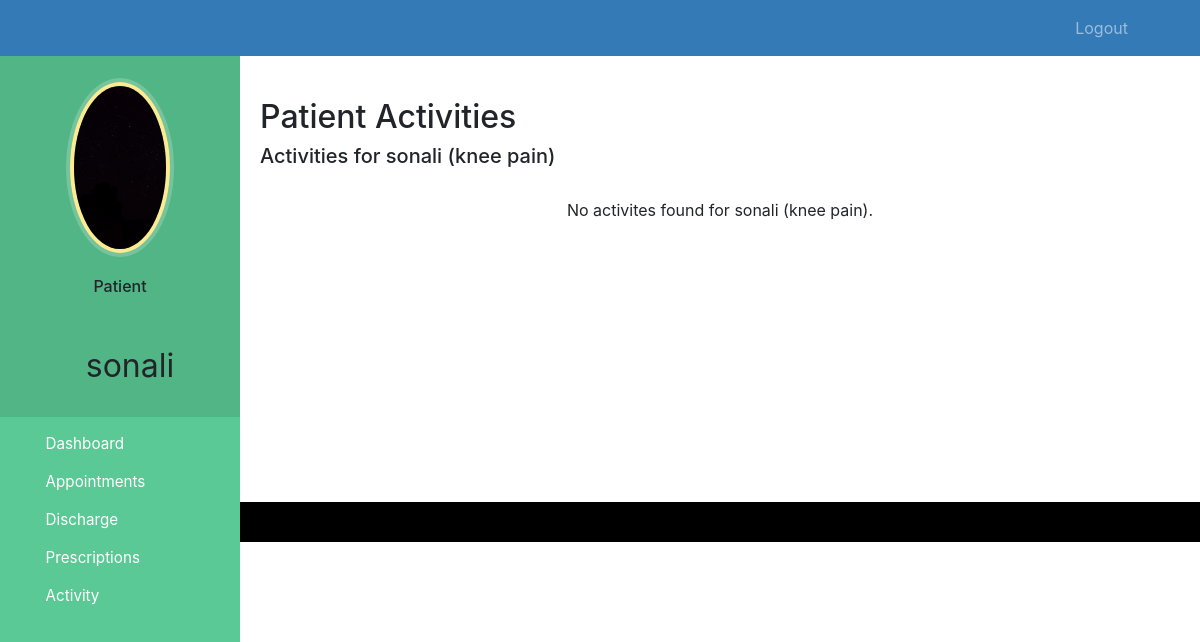
/patient-activity (signed in), run on an earlier commit of the app's database.
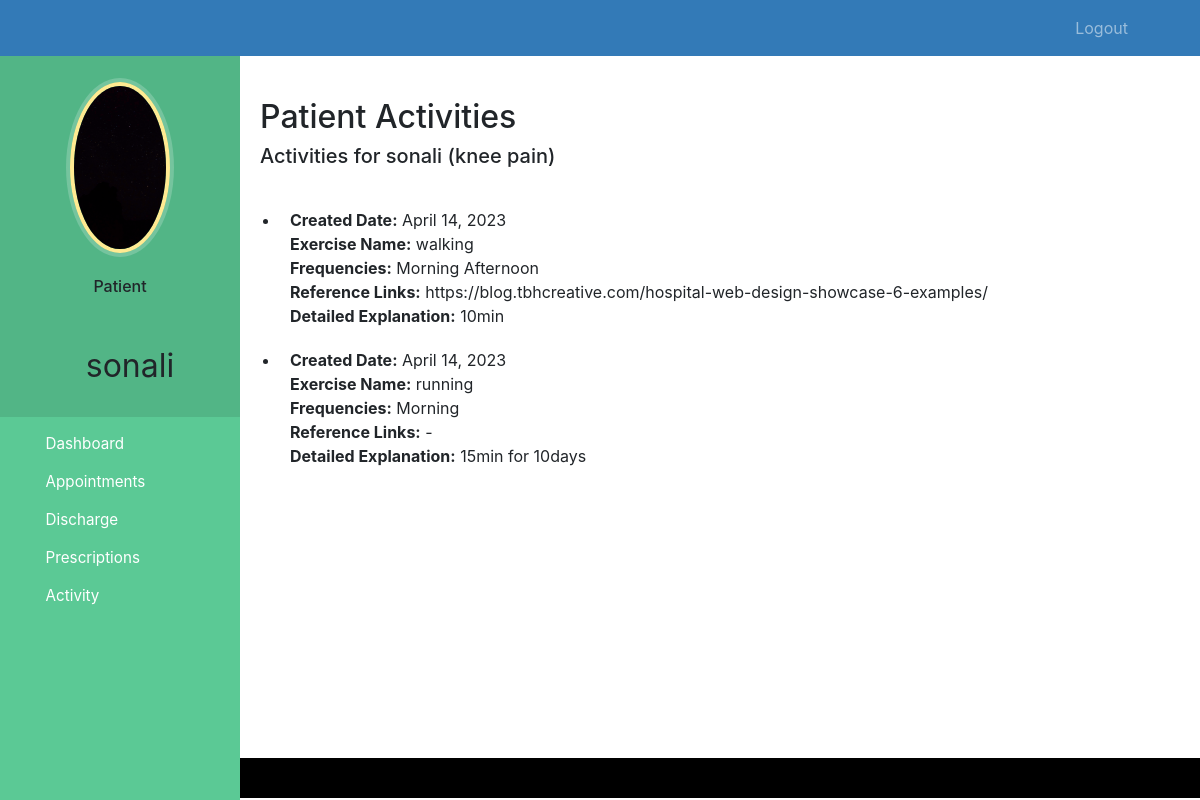
And on a later commit of the database.
### hospital/models.py (models this page shows, shortened)
class Patient(models.Model):
    user=models.OneToOneField(User,on_delete=models.CASCADE)
    profile_pic= models.ImageField(upload_to='profile_pic/PatientProfilePic/',null=True,blank=True)
    address = models.CharField(max_length=40)
    mobile = models.CharField(max_length=20,null=False)
    symptoms = models.CharField(max_length=100,null=False)
    assignedDoctorId = models.PositiveIntegerField(null=True)
    admitDate=models.DateField(auto_now=True)
    status=models.BooleanField(default=False)
    def __str__(self):
        return self.user.first_name+" ("+self.symptoms+")"

class Activity(models.Model):   #dr activity form#
    patient = models.ForeignKey(Patient, on_delete=models.CASCADE)
    exercise_name = models.CharField(max_length=500)
    frequency_morning = models.BooleanField(default=False)
    frequency_afternoon = models.BooleanField(default=False)
    frequency_night = models.BooleanField(default=False)
    referencelink= models.CharField(max_length=500)
    detailedexplanation = models.TextField()
    created_date = models.DateField(auto_now_add=True)

### hospital/views.py (the view)
# urls.py: path('patient-activity', views.patient_activity_view,name='patient-activity'),
@login_required(login_url='patientlogin')
@user_passes_test(is_patient)
def patient_activity_view(request):
    patients=models.Patient.objects.get(user_id=request.user.id) #for profile picture of patient in sidebar
    patient = models.Patient.objects.get(user=request.user)
    activities = models.Activity.objects.filter(patient=patient).order_by('created_date')
    return render(request, 'hospital/patient_activity.html',{'patients': patients, 'patient': patient, 'activities': activities})

### hospital/views.py (called while the page is built)
def is_patient(user):
    return user.groups.filter(name='PATIENT').exists()

### templates/hospital/patient_activity.html (shortened to what this page needs)
{% extends 'hospital/patient_base.html' %}
{% load static %}
{% block content %}
<head>
    <link rel="stylesheet" href="https://stackpath.bootstrapcdn.com/bootstrap/4.3.1/css/bootstrap.min.css">
</head>
<h2>Patient Activities</h2>
<h5>Activities for {{ patient }}</h5>
<div class="prescription-details"></div>
{% if activities %}
    <ul>
        {% for activity in activities %}
            <li class="prescription-item">
                <div><strong>Created Date:</strong> {{ activity.created_date }}</div>
                <div><strong>Exercise Name:</strong> {{ activity.exercise_name }}</div>
                <div><strong>Frequencies:</strong> {% if activity.frequency_morning %}Morning {% endif %} {% if activity.frequency_afternoon %}Afternoon {% endif %} {% if activity.frequency_night %}Night {% endif %}</div>
                <div><strong>Reference Links:</strong> {{ activity.referencelink }}</div>
                <div><strong>Detailed Explanation:</strong> {{ activity.detailedexplanation }}</div>
            </li>
        {% endfor %}
    </ul>
{% else %}
    <p>No activites found for {{ patient }}.</p>
{% endif %}
<br><br><br><br>
{% endblock content %}

### templates/hospital/patient_base.html (shortened to what this page needs)
<!DOCTYPE html>
{% load static %}
<html lang="en">
<head>
  <link rel="stylesheet" href="https://stackpath.bootstrapcdn.com/bootstrap/4.3.1/css/bootstrap.min.css">
  <link rel="stylesheet" href="https://maxcdn.bootstrapcdn.com/font-awesome/4.7.0/css/font-awesome.min.css">
</head>
<body>
  <nav class="menu" tabindex="0">
    <header class="avatar">
      <img src="{% static patient.profile_pic.url %}" alt="Profile Pic" />
      <br><br>
      <h6>Patient</h6>
      <h2>{{request.user.first_name}}</h2>
    </header>
    <ul>
      <li tabindex="0" class="icon-dashboard"> <a style="color:white; text-decoration:none;" href="/patient-dashboard"><span>Dashboard</span></a> </li>
      <li tabindex="0" class="icon-calendar"> <a style="color:white; text-decoration:none;" href="/patient-appointment"><span>Appointments</span></a></li>
      <li tabindex="0" class="icon-users"> <a style="color:white; text-decoration:none;" href="/patient-discharge"><span>Discharge</span></a></li>
      <li tabindex="0" class="icon-calendar"> <a style="color:white; text-decoration:none;" href="/patient-prescription"><span>Prescriptions</span></a></li>
      <li tabindex="0" class="icon-users"> <a style="color:white; text-decoration:none;" href="/patient-activity"><span>Activity</span></a></li>
    </ul>
  </nav>
  <main>
    <div class="bs-example">
      <nav class="navbar navbar-expand-md  navbar-dark fixed-top" style="background:#337AB7;">
        <div class="collapse navbar-collapse justify-content-between" id="navbarCollapse">
          <div class="navbar-nav" style=" margin-left: 90%;">
            <a href="/logout" class="nav-item nav-link">Logout</a>
          </div>
        </div>
      </nav>
    </div>
    <br><br>
    {% block content %}
    {% endblock content %}
    <br><br><br><br><br><br><br>
    <footer>
      <br>
      <div class="container">
        <div class="row">
          <div class="col-md-12 col-sm-12">
          </div>
        </div>
      </div>
    </footer>
  </main>
</body>
</html>

What changed in the data, as far as the page shows it:
shown differently, row unchanged: Patient "sonali (knee pain)": user+symptoms "sonali (knee pain)" → (not shown)
added Activity: created_date "April 14, 2023", exercise_name "walking", frequency_morning "Morning", frequency_afternoon "Afternoon", referencelink "https://blog.tbhcreative.com/hospital-web-design-showcase-6-examples/", detailedexplanation "10min"
added Activity: created_date "April 14, 2023", exercise_name "running", frequency_morning "Morning", referencelink "-", detailedexplanation "15min for 10days"
Also different on the page:
text no longer shown: "No activites found for ."
